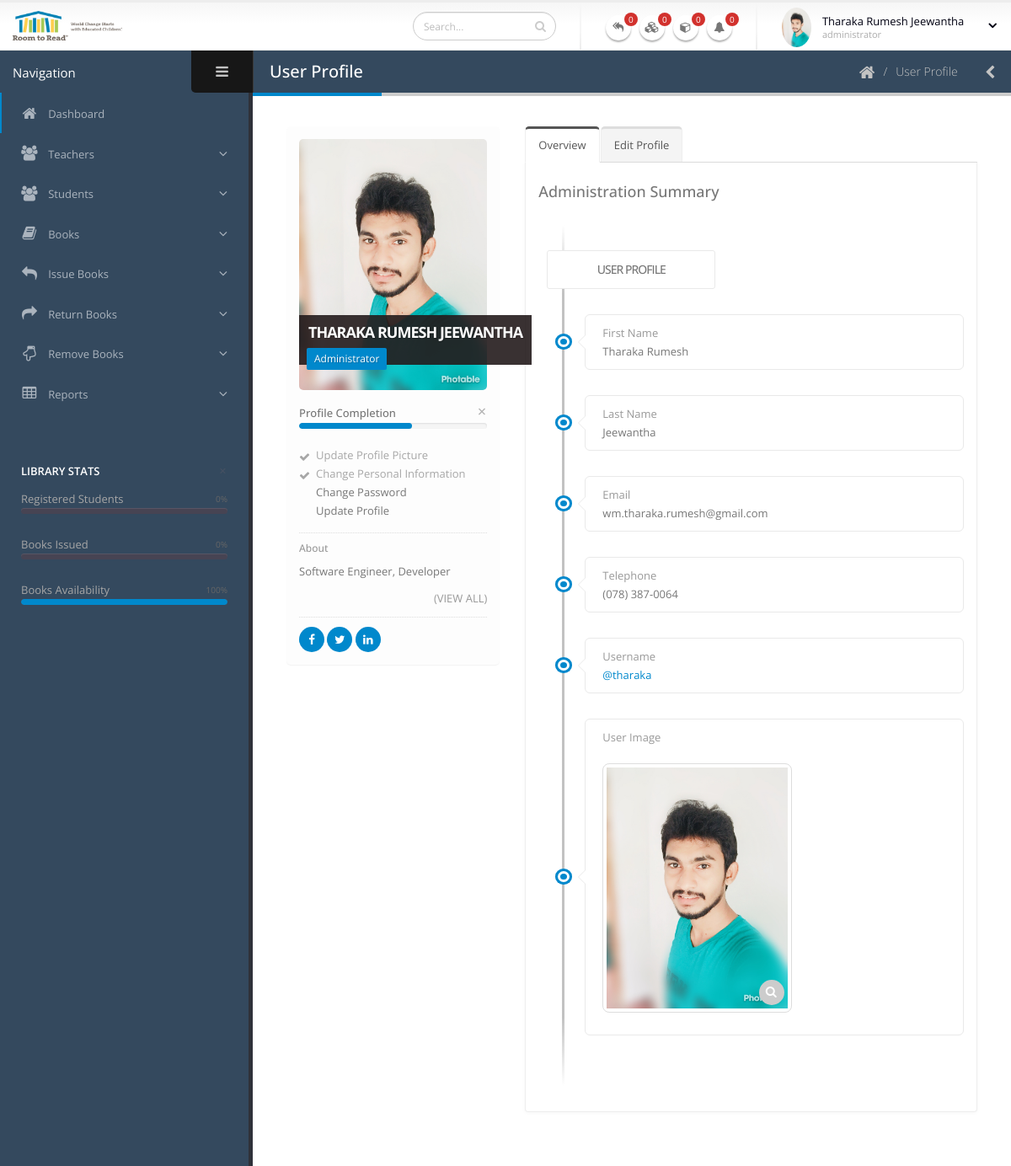
The page /pages-user-profile.php (signed in) on the database its author committed.
### tables this page shows
CREATE TABLE IF NOT EXISTS `tbl_users` (
  `uid` int(11) NOT NULL AUTO_INCREMENT,
  `first_name` varchar(250) NOT NULL,
  `last_name` varchar(250) NOT NULL,
  `email` varchar(250) NOT NULL,
  `tp` varchar(15) NOT NULL,
  `un` varchar(250) NOT NULL,
  `pw` varchar(250) NOT NULL,
  `image` varchar(100) NOT NULL,
  `address` varchar(500) NOT NULL,
  `info` varchar(1000) NOT NULL,
  `birthday` date DEFAULT NULL,
  `school` varchar(250) NOT NULL,
  `nic` varchar(15) NOT NULL,
  PRIMARY KEY (`uid`)
);

### pages-user-profile.php (the view, shortened to what this page needs)
<?php
	require_once('db/db_connection.php');
?>
<?php
	$curr_date = date("Y-m-d");
	$query14_1 = "SELECT COUNT(sid) as student_issued FROM tbl_students WHERE std_reg_no = ANY (SELECT std_no FROM tbl_transactions WHERE bk_issued_date = '$curr_date')";
	$result14_1 = mysqli_query($db, $query14_1);
	$student_issued = mysqli_fetch_assoc($result14_1);
?>
<?php
	$curr_date = date("Y-m-d");
	$query16_1 = "SELECT COUNT(sid) as student_expired FROM tbl_students WHERE std_reg_no = ANY (SELECT std_no FROM tbl_transactions WHERE bk_should_return_date <= '$curr_date' AND t_status = 'no')";
	$result16_1 = mysqli_query($db, $query16_1);
	$student_expired = mysqli_fetch_assoc($result16_1);
?>
<?php
	$query_bk_count = "SELECT COUNT(bid) as bk_count_available FROM tbl_books WHERE bk_available = 0";
	$result_bk_count = mysqli_query($db, $query_bk_count);
	$bk_count_available = mysqli_fetch_assoc($result_bk_count);
?>
<?php
	$curr_date = date("Y-m-d");
	$query16_1_a = "SELECT COUNT(sid) as student_expired_a FROM tbl_students WHERE std_reg_no = ANY (SELECT std_no FROM tbl_transactions WHERE bk_should_return_date = '$curr_date' AND t_status = 'no')";
	$result16_1_a = mysqli_query($db, $query16_1_a);
	$student_expired_a = mysqli_fetch_assoc($result16_1_a);
?>
<?php
	$query_a = "SELECT COUNT(sid) as girls FROM tbl_students WHERE std_gender = 'Female'";
	$result_a = mysqli_query($db, $query_a);
	$girl = mysqli_fetch_assoc($result_a);
?>
<?php
	$query1_b = "SELECT COUNT(sid) as boys FROM tbl_students WHERE std_gender = 'Male'";
	$result1_b = mysqli_query($db, $query1_b);
	$boy = mysqli_fetch_assoc($result1_b);
?>
<?php
	$query2_c = "SELECT SUM(bk_qty) as qtys FROM tbl_books";
	$result2_c = mysqli_query($db, $query2_c);
	$qtys = mysqli_fetch_assoc($result2_c);
?>
<?php
	$query3_d = "SELECT SUM(bk_available) as availability FROM tbl_books";
	$result3_d = mysqli_query($db, $query3_d);
	$availability = mysqli_fetch_assoc($result3_d);
?>
<?php
	$query5_e = "SELECT SUM(t_students) as no_of_student FROM tbl_teachers";
	$result5_e = mysqli_query($db, $query5_e);
	$no_of_students = mysqli_fetch_assoc($result5_e);
?>
<?php
	$query6_f = "SELECT SUM(bk_damages) as damages FROM tbl_books";
	$result6_f = mysqli_query($db, $query6_f);
	$damage = mysqli_fetch_assoc($result6_f);
?>
<?php
	$query = "SELECT * FROM tbl_users WHERE uid = ". $_SESSION['uid'] ."";
	$result = mysqli_query($db, $query);
	$user_details = mysqli_fetch_assoc($result);
?>
<?php
	$query_img = "SELECT image FROM tbl_users WHERE uid = ". $_SESSION['uid'] ."";
	$result_img = mysqli_query($db, $query_img);
	$user_img = mysqli_fetch_assoc($result_img);
?>
<!doctype html>
<html class="fixed">
	<head>
		<link rel="stylesheet" href="assets/vendor/bootstrap/css/bootstrap.css" />
		<link rel="stylesheet" href="assets/vendor/font-awesome/css/font-awesome.css" />
		<link rel="stylesheet" href="assets/vendor/magnific-popup/magnific-popup.css" />
		<link rel="stylesheet" href="assets/vendor/bootstrap-datepicker/css/datepicker3.css" />
		<link rel="stylesheet" href="assets/vendor/bootstrap-fileupload/bootstrap-fileupload.min.css" />
		<link rel="stylesheet" href="assets/stylesheets/theme.css" />
		<link rel="stylesheet" href="assets/stylesheets/skins/default.css" />
		<link rel="stylesheet" href="assets/vendor/pnotify/pnotify.custom.css" />
		<link rel="stylesheet" href="assets/stylesheets/theme-custom.css">
	</head>
	<body>
		<section class="body">
			<header class="header">
				<div class="logo-container">
					<a href="../" class="logo">
						<img src="assets/images/logo.png" height="35" alt="Porto Admin" />
					</a>
				</div>
				<div class="header-right">
					<form action="pages-search-results.php" class="search nav-form">
						<div class="input-group input-search">
							<input type="text" class="form-control" name="q" id="q" placeholder="Search...">
							<span class="input-group-btn">
								<button class="btn btn-default" type="submit"><i class="fa fa-search"></i></button>
							</span>
						</div>
					</form>
					<span class="separator"></span>
					<ul class="notifications">
						<li>
							<a href="#" class="dropdown-toggle notification-icon" data-toggle="dropdown">
								<i class="fa fa-mail-reply-all"></i>
								<span class="badge"><?= $student_issued['student_issued'] ?></span>
							</a>
						</li>
						<li>
							<a href="#" class="dropdown-toggle notification-icon" data-toggle="dropdown">
								<i class="fa fa-cubes"></i>
								<span class="badge"><?= $student_expired['student_expired'] ?></span>
							</a>
						</li>
						<li>
							<a href="#" class="dropdown-toggle notification-icon" data-toggle="dropdown">
								<i class="fa fa-cube"></i>
								<span class="badge"><?= $student_expired_a['student_expired_a'] ?></span>
							</a>
						</li>
						<li>
							<a href="#" class="dropdown-toggle notification-icon" data-toggle="dropdown">
								<i class="fa fa-bell"></i>
								<span class="badge"><?= $bk_count_available['bk_count_available'] ?></span>
							</a>
						</li>
					</ul>
					<span class="separator"></span>
					<div id="userbox" class="userbox">
						<a href="#" data-toggle="dropdown">
							<figure class="profile-picture">
								<img src="<?= $user_img['image'] ?>" alt="Joseph Doe" class="img-circle" data-lock-picture="assets/images/!logged-user.jpg" />
							</figure>
							<div class="profile-info" data-lock-name="John Doe" data-lock-email="johndoe@okler.com">
								<span class="name"><?php echo ($_SESSION['first_name'] . " " . $_SESSION['last_name']) ?></span>
								<span class="role">administrator</span>
							</div>
							<i class="fa custom-caret"></i>
						</a>
					</div>
				</div>
			</header>
			<div class="inner-wrapper">
				<aside id="sidebar-left" class="sidebar-left">
					<div class="sidebar-header">
						<div class="sidebar-title" style="color: white;">
							Navigation
						</div>
						<div class="sidebar-toggle hidden-xs" data-toggle-class="sidebar-left-collapsed" data-target="html" data-fire-event="sidebar-left-toggle">
							<i class="fa fa-bars" aria-label="Toggle sidebar"></i>
						</div>
					</div>
					<div class="nano">
						<div class="nano-content">
							<nav id="menu" class="nav-main" role="navigation">
								<ul class="nav nav-main">
									<li class="nav-active">
										<a href="index.php">
											<i class="fa fa-home" aria-hidden="true"></i>
											<span>Dashboard</span>
										</a>
									</li>
									<li class="nav-parent">
										<a>
											<i class="fa fa-users" aria-hidden="true"></i>
											<span>Teachers</span>
										</a>
									</li>
									<li class="nav-parent">
										<a>
											<i class="fa fa-users" aria-hidden="true"></i>
											<span>Students</span>
										</a>
									</li>
									<li class="nav-parent">
										<a>
											<i class="fa fa-book" aria-hidden="true"></i>
											<span>Books</span>
										</a>
									</li>
									<li class="nav-parent">
										<a>
											<i class="fa fa-reply" aria-hidden="true"></i>
											<span>Issue Books</span>
										</a>
									</li>
									<li class="nav-parent">
										<a>
											<i class="fa fa-share" aria-hidden="true"></i>
											<span>Return Books</span>
										</a>
									</li>
									<li class="nav-parent">
										<a>
											<i class="fa fa-hand-o-down" aria-hidden="true"></i>
											<span>Remove Books</span>
										</a>
									</li>
									<li class="nav-parent">
										<a>
											<i class="fa fa-table" aria-hidden="true"></i>
											<span>Reports</span>
										</a>
									</li>
								</ul>
							</nav>
							<hr class="separator" />
							<hr class="separator" />
							<div class="sidebar-widget widget-stats">
								<div class="widget-header">
									<h6 style="color: white;">Library Stats</h6>
									<div class="widget-toggle">+</div>
								</div>
								<div class="widget-content">
	<ul>
		<li>
			<span class="stats-title">Registered Students</span>
			<span class="stats-complete"><?= (($boy['boys'] + $girl['girls'])/($no_of_students['no_of_student']))*100 ?>%</span>
			<div class="progress">
			</div>
		</li>
		<li>
			<span class="stats-title">Books Issued</span>
			<span class="stats-complete"><?= (($qtys['qtys']-$availability['availability']-$damage['damages'])/($qtys['qtys']-$damage['damages']))*100 ?>%</span>
			<div class="progress">
			</div>
		</li>
		<li>
			<span class="stats-title">Books Availability</span>
			<span class="stats-complete"><?= ($availability['availability']/($qtys['qtys']-$damage['damages']))*100 ?>%</span>
			<div class="progress">
				<div class="progress-bar progress-bar-primary progress-without-number" role="progressbar" aria-valuenow="2" aria-valuemin="0" aria-valuemax="100" style="width: <?= ($availability['availability']/($qtys['qtys']-$damage['damages']))*100 ?>%;">
				</div>
			</div>
		</li>
	</ul>
</div>
							</div>
						</div>
					</div>
				</aside>
				<section role="main" class="content-body">
					<header class="page-header">
						<h2>User Profile</h2>
						<div class="right-wrapper pull-right">
							<ol class="breadcrumbs">
								<li>
									<a href="index.php">
										<i class="fa fa-home"></i>
									</a>
								</li>
								<li><span>User Profile</span></li>
							</ol>
							<a class="sidebar-right-toggle" data-open="sidebar-right"><i class="fa fa-chevron-left"></i></a>
						</div>
					</header>
					<div class="row">
						<div class="col-md-3 col-lg-4">
							<section class="panel">
								<div class="panel-body">
									<div class="thumb-info mb-md">
										<img src="<?= $user_img['image'] ?>" class="rounded img-responsive" alt="John Doe">
										<div class="thumb-info-title">
											<span class="thumb-info-inner"><?= $user_details['first_name'] ?> <?= $user_details['last_name'] ?></span>
											<span class="thumb-info-type">Administrator</span>
										</div>
									</div>
									<div class="widget-toggle-expand mb-md">
										<div class="widget-header">
											<h6>Profile Completion</h6>
											<div class="widget-toggle">+</div>
										</div>
										<div class="widget-content-collapsed">
											<div class="progress progress-xs light">
												<div class="progress-bar" role="progressbar" aria-valuenow="60" aria-valuemin="0" aria-valuemax="100" style="width: 60%;">
												</div>
											</div>
										</div>
										<div class="widget-content-expanded">
											<ul class="simple-todo-list">
												<li class="completed">Update Profile Picture</li>
												<li class="completed">Change Personal Information</li>
												<li>Change Password</li>
												<li>Update Profile</li>
											</ul>
										</div>
									</div>
									<hr class="dotted short">
									<h6 class="text-muted">About</h6>
									<p><?= $user_details['info'] ?></p>
									<div class="clearfix">
										<a class="text-uppercase text-muted pull-right" href="#">(View All)</a>
									</div>
									<hr class="dotted short">
									<div class="social-icons-list">
										<a rel="tooltip" data-placement="bottom" target="_blank" href="http://www.facebook.com" data-original-title="Facebook"><i class="fa fa-facebook"></i><span>Facebook</span></a>
										<a rel="tooltip" data-placement="bottom" href="http://www.twitter.com" data-original-title="Twitter"><i class="fa fa-twitter"></i><span>Twitter</span></a>
										<a rel="tooltip" data-placement="bottom" href="http://www.linkedin.com" data-original-title="Linkedin"><i class="fa fa-linkedin"></i><span>Linkedin</span></a>
									</div>
								</div>
							</section>
						</div>
						<div class="col-md-8 col-lg-8">
							<div class="tabs">
								<ul class="nav nav-tabs tabs-primary">
									<li class="active">
										<a href="#overview" data-toggle="tab">Overview</a>
									</li>
									<li>
										<a href="#edit" data-toggle="tab">Edit Profile</a>
									</li>
								</ul>
								<div class="tab-content">
									<div id="overview" class="tab-pane active">
										<h4 class="mb-xlg">Administration Summary</h4>
										<div class="timeline timeline-simple mt-xlg mb-md">
											<div class="tm-body">
												<div class="tm-title">
													<h3 class="h5 text-uppercase">USER PROFILE</h3>
												</div>
												<ol class="tm-items">
													<li>
														<div class="tm-box">
															<p class="text-muted mb-none">First Name</p>
															<p>
																<?= $user_details['first_name'] ?>
															</p>
														</div>
													</li>
													<li>
														<div class="tm-box">
															<p class="text-muted mb-none">Last Name</p>
															<p>
																<?= $user_details['last_name'] ?>
															</p>
														</div>
													</li>
													<li>
														<div class="tm-box">
															<p class="text-muted mb-none">Email</p>
															<p>
																<?= $user_details['email'] ?>
															</p>
														</div>
													</li>
													<li>
														<div class="tm-box">
															<p class="text-muted mb-none">Telephone</p>
															<p>
																<?= $user_details['tp'] ?>
															</p>
														</div>
													</li>
													<li>
														<div class="tm-box">
															<p class="text-muted mb-none">Username</p>
															<p>
																<span class="text-primary"> @<?= $user_details['un'] ?> </span>
															</p>
														</div>
													</li>
													<li>
														<div class="tm-box">
															<p class="text-muted mb-none">User Image</p>
															<div class="thumbnail-gallery">
																<a class="img-thumbnail lightbox" href="<?= $user_img['image'] ?>" data-plugin-options='{ "type":"image" }'>
																	<img class="img-responsive" width="215" src="<?= $user_img['image'] ?>">
																	<span class="zoom">
																		<i class="fa fa-search"></i>
																	</span>
																</a>
															</div>
														</div>
													</li>
												</ol>
											</div>
										</div>
									</div>
								</div>
							</div>
						</div>
						<div class="col-md-12 col-lg-3">
						</div>
					</div>
				</section>
			</div>
		</section>
	</body>
</html>

### assets/stylesheets/skins/default.css (style rules this page uses)
a, .btn-link { color: #0088cc; }
.text-primary { color: #0088cc !important; }
.page-header h2 { border-bottom-color: #0088cc; }
ul.nav-main > li.nav-active > a { box-shadow: 2px 0 0 #0088cc inset; }
.timeline.timeline-simple .tm-body .tm-items > li:before { background: #0088cc; box-shadow: 0 0 0 3px #ffffff, 0 0 0 6px #0088cc; }
.progress-bar { background-color: #0088cc; }
.progress .progress-bar-primary { background-color: #0088cc; }
.thumb-info .thumb-info-type { background-color: #0088cc; }
.social-icons-list a { background: #0088cc; }
.notifications .notification-menu:before, .notifications .notification-icon:before { border-bottom-color: #0088cc; }

### rows shown on the page
tbl_users: image (picture), first_name "THARAKA RUMESH", last_name "JEEWANTHA", info "Software Engineer, Developer", first_name "Tharaka Rumesh", last_name "Jeewantha", email "wm.tharaka.rumesh@gmail.com", tp "(078) 387-0064", un "tharaka"

### other values the page prints
$student_issued['student_issued'] "0"
$student_expired['student_expired'] "0"
$student_expired_a['student_expired_a'] "0"
$bk_count_available['bk_count_available'] "0"
$_SESSION['first_name'] "Tharaka Rumesh"
$_SESSION['last_name'] "Jeewantha"
